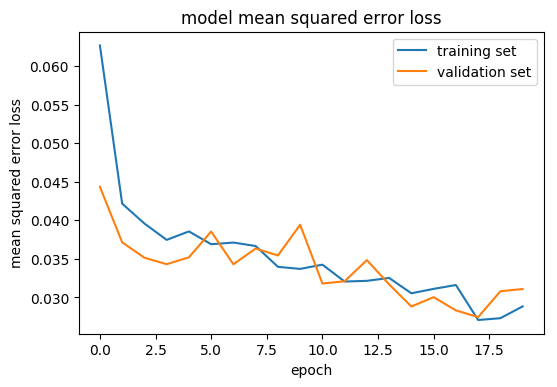

Write Python code to recreate this figure.
import os
import csv

### LOAD TRAINING DATA
samples = []
training_paths = ['track1_forward', 'track1_backwards']
for training_run_path in training_paths:
    with open('./training_data/' + training_run_path + '/driving_log.csv') as csvfile:
        reader = csv.reader(csvfile)
        for line in reader:
            samples.append(line)

print("len(samples)=", len(samples))

### SPLIT TRAINING DATA INTO TRAIN AND VALIDATION SAMPLES
from sklearn.model_selection import train_test_split
train_samples, validation_samples = train_test_split(samples, test_size=0.2)

import cv2
import numpy as np
from sklearn.utils import shuffle

### DEFINE CORRECTION FOR STEERING ASSOCIATED WITH SIDE CAMERA IMAGES
side_steering_correction = 0.3
BATCH=32

### METHOD USED BY GENERATOR TO APPEND DATA TO IMAGES AND ANGLES LISTS
### ALSO ADD ANY STEERING CORRECTION AND AUGMENT DATA WITH FLIPPED DATA
def appendImagesAngles(images, angles, batch_sample, sample_index=0, steering_correction=0):
    name = './training_data/'+ batch_sample[sample_index].split('/')[-3] + '/IMG/' + batch_sample[sample_index].split('/')[-1]
    image = cv2.imread(name)
    angle = float(batch_sample[3]) + steering_correction
    images.append(image)
    angles.append(angle) 
    #FLIPPED
    image_flipped = np.fliplr(image)
    angle_flipped = -angle
    images.append(image_flipped)
    angles.append(angle_flipped)

### GENERATOR FOR LOADING DATA FROM ALL THREE CAMERAS
def generator(samples, batch_size=32):
    num_samples = len(samples)
    while 1: # Loop forever so the generator never terminates
        shuffle(samples)
        for offset in range(0, num_samples, batch_size):
            batch_samples = samples[offset:offset+batch_size]

            images = []
            angles = []
            for batch_sample in batch_samples:
                #CENTER
                appendImagesAngles(images, angles, batch_sample)
                #LEFT
                appendImagesAngles(images, angles, batch_sample, 1, side_steering_correction)
                #RIGHT
                appendImagesAngles(images, angles, batch_sample, 2, -side_steering_correction)

            X_train = np.array(images)
            y_train = np.array(angles)
            yield shuffle(X_train, y_train)

# compile and train the model using the generator function
train_generator = generator(train_samples, batch_size=BATCH)
validation_generator = generator(validation_samples, batch_size=BATCH)

### DEFINE NUMBER OF EPOCHS TO TRAIN
EPOCH=20
row, col, ch = 160, 320, 3
### DEFINE NUMBER OF PIXES TO CROP FROM TOP AND BOTTOM OF IMAGES
top_crop = 70
bottom_crop = 25 
### DEFINE ACTIVATION FUNCTION USED IN MODEL
activation_function = "relu"

from keras.models import Model, Sequential
from keras.layers import Cropping2D, Dense, Flatten, Lambda
from keras.layers.convolutional import Convolution2D

#NVIDIA Architecture
model = Sequential()
# Preprocess incoming data, centered around zero with small standard deviation 
model.add(Lambda(lambda x: (x / 255.0) - 0.5, input_shape=(row, col, ch)))
model.add(Cropping2D(cropping=((top_crop, bottom_crop), (0,0)), input_shape=(row, col, ch)))
model.add(Convolution2D(24,5,5, subsample=(2,2), activation=activation_function))
model.add(Convolution2D(36,5,5, subsample=(2,2), activation=activation_function))
model.add(Convolution2D(48,5,5, subsample=(2,2), activation=activation_function))
model.add(Convolution2D(64,3,3, activation=activation_function))
model.add(Convolution2D(64,3,3, activation=activation_function))
model.add(Flatten())
model.add(Dense(100))
model.add(Dense(50))
model.add(Dense(10))
model.add(Dense(1))

model.compile(loss='mse', optimizer='adam')
history_object = model.fit_generator(train_generator, samples_per_epoch=len(train_samples),
            validation_data=validation_generator,
            nb_val_samples=len(validation_samples), nb_epoch=EPOCH, verbose=1)

model.save('model.h5')

### print the keys contained in the history object
print(history_object.history.keys())

import matplotlib.pyplot as plt
### plot the training and validation loss for each epoch
plt.plot(history_object.history['loss'])
plt.plot(history_object.history['val_loss'])
plt.title('model mean squared error loss')
plt.ylabel('mean squared error loss')
plt.xlabel('epoch')
plt.legend(['training set', 'validation set'], loc='upper right')
plt.show()





